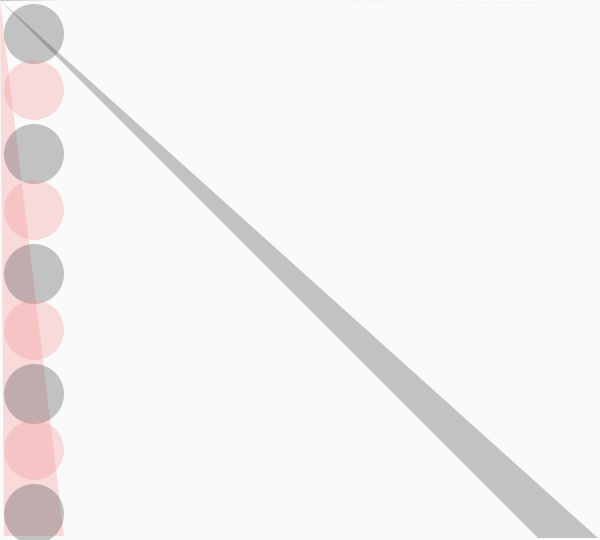
Frame 1 (no input)
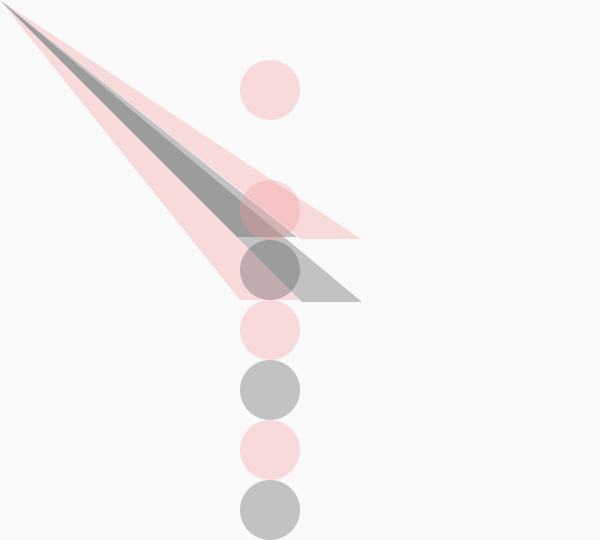
Frame 60 (the mouse pressed at the canvas centre just before this capture)
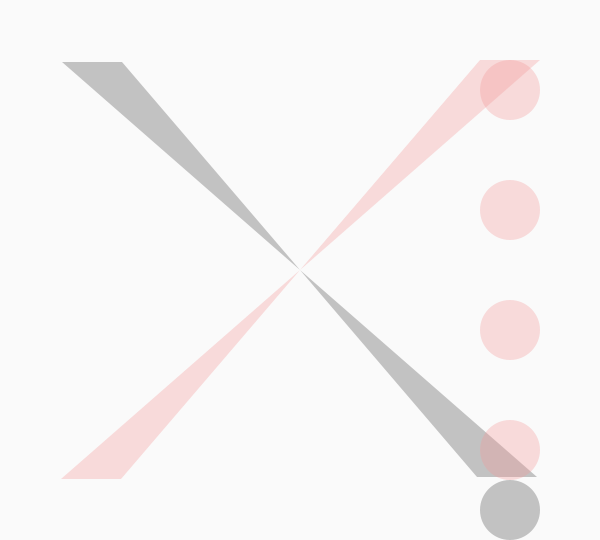
Frame 120 (the mouse held since frame 60 and released just before this capture)

The Processing sketch that drew these frames (run headless with seeded random() and noise(); from frame 60 on, the mouse is pressed at the canvas centre):

// Processing sketch: processing_160388
// ── processing_160388.pde

int x;
int y;
int xSpeed;
int ySpeed;
int a; //length of one side of triangle, radius of circle


void setup() { 
  x = 0;
  y = 0;
  xSpeed = 1;
  ySpeed = 1;
  a = 30;
  size(600, 540);
}


void draw() {
  background(250);
  noStroke();
  smooth();


  //triangle in upper left corner
  x+=xSpeed;
  y+=ySpeed;

  fill(80, 85);
  triangle(x, y, x + 2*a, y, mouseX, mouseY);

  //impact with diagonal corner
  if ( x + 2*a >= width  || x <= 0) {
    xSpeed*=-1;
    ySpeed*=-1;
  }


  //triangle in lower right corner
  x-=-xSpeed;
  y-=-ySpeed;

  fill(80, 85);
  triangle(width - x, height - y, width-x - 2*a, height-y, mouseX, mouseY);

  //impact with diagonal corner
  if ( x + 2*a >= width  || x <= 0) {
    xSpeed*=-1;
    ySpeed*=-1;
  }


  //triangle in upper right corner
  x+=xSpeed;
  y-=-ySpeed;

  fill(242, 152, 152, 85);
  triangle(width - x, y, width-x - 2*a, y, mouseX, mouseY);

  //impact with diagonal corner
  if ( x + 2*a >= width  || x <= 0) {
    xSpeed*=-1;
    ySpeed*=-1;
  } 


  //triangle in lower left corner
  x-=-xSpeed;
  y+=+ySpeed;

  fill(242, 152, 152, 85);
  triangle(x, height - y, x + 2*a, height-y, mouseX, mouseY);

  //impact with diagonal corner
  if ( x + 2*a >= width  || x <= 0) {
    xSpeed*=-1;
    ySpeed*=-1;
  }


  // grey ellipses
  fill(80, 85);
  ellipse(x+a, y+a, 2*a, 2*a);

  pushMatrix();
  translate(0, 4*a);
  ellipse(x+a, y+a, 2*a, 2*a);
  popMatrix();

  pushMatrix();
  translate(0, 8*a);
  ellipse(x+a, y+a, 2*a, 2*a);
  popMatrix();

  pushMatrix();
  translate(0, 12*a);
  ellipse(x+a, y+a, 2*a, 2*a);
  popMatrix();

  pushMatrix();
  translate(0, 16*a);
  ellipse(x+a, y+a, 2*a, 2*a);
  popMatrix();


  //pink ellipses
  fill(242, 152, 152, 85);
  ellipse(x+a, height-3*a, 2*a, 2*a);

  pushMatrix();
  translate(0, -4*a);
  ellipse(x+a, height-3*a, 2*a, 2*a);
  popMatrix();

  pushMatrix();
  translate(0, -8*a);
  ellipse(x+a, height-3*a, 2*a, 2*a);
  popMatrix();

  pushMatrix();
  translate(0, -12*a);
  ellipse(x+a, height-3*a, 2*a, 2*a);
  popMatrix();

  pushMatrix();
  translate(0, -16*a);
  ellipse(x+a, height-3*a, 2*a, 2*a);
  popMatrix();
}
